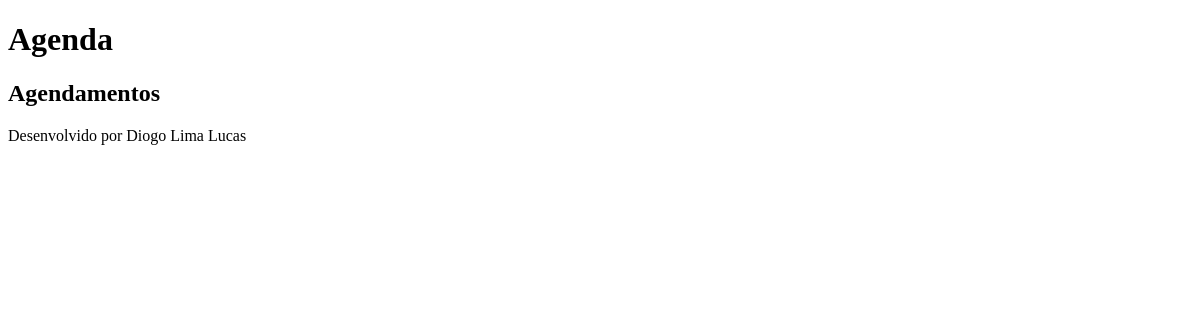
Before: /agenda/ with the older database file.
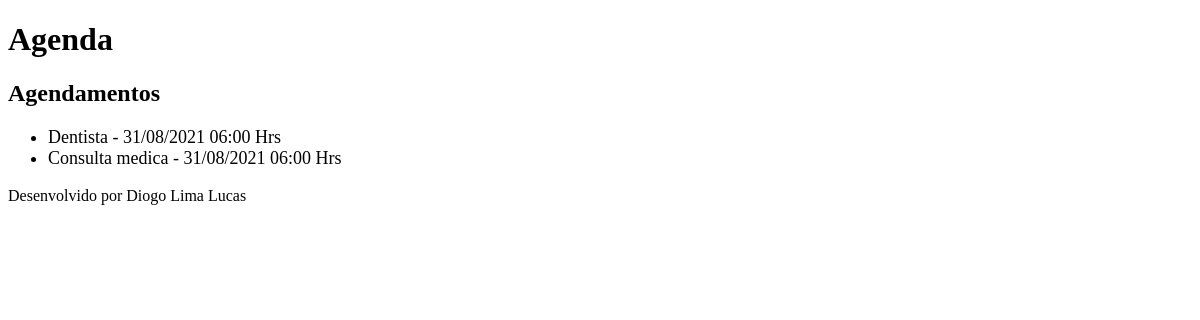
After: the same page with the newer database file.
### core/models.py (models this page shows, shortened)
class Evento(models.Model):
    titulo = models.CharField(max_length=100)  # no maximo 100 carcteres
    descricao = models.TextField(blank=True, null=True)
    data_evento = models.DateTimeField(verbose_name='Data do Evento')
    data_criacao = models.DateTimeField(auto_now=True)  # o auto_now insere a hora atual automaticamente
    usuario = models.ForeignKey(User, on_delete=models.CASCADE)
    class Meta:
        db_table = 'evento'  # exigindo que minha tabela se chame "evento"
    def get_data_evento(self):
        return self.data_evento.strftime('%d/%m/%Y %H:%M Hrs')

### core/views.py (the view)
# urls.py: path('agenda/', views.lista_eventos),
def lista_eventos(req):
    evento = Evento.objects.all()
    dados = {'eventos': evento}
    return render(req, 'agenda.html', dados)

### Templates/agenda.html
{% extends "model-page.html" %}
{% block content %}
    <h2>Agendamentos</h2>
    <ul style="font-size: 18px">
        {% for evento in eventos %}
            <li>{{ evento.titulo }} - {{ evento.get_data_evento}} </li>
        {% endfor %}
    </ul>
{% endblock %}

### Templates/model-page.html
<!DOCTYPE html>
<html lang="en">
<head>
  {% include "model-header.html" %}
</head>
<body>
    {% block content %}  {% endblock %}
    {%include "model-footer.html" %}
</body>
</html>

### Templates/model-header.html (shortened to what this page needs)
    <h1> Agenda</h1>

### Templates/model-footer.html
<p>Desenvolvido por Diogo Lima Lucas</p>

Changed rows visible on the page:
added Evento: titulo "Dentista", get_data_evento "31/08/2021 06:00 Hrs"
added Evento: titulo "Consulta medica", get_data_evento "31/08/2021 06:00 Hrs"
